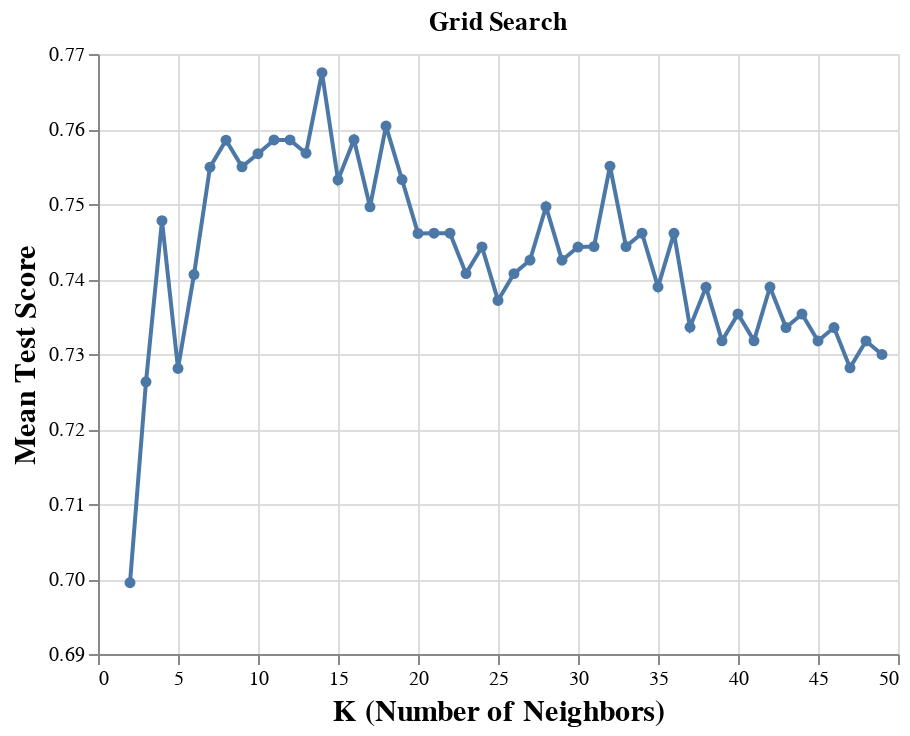

The notebook cell saved with this chart:
### Code cell
accuracy_versus_k_grid = (
    alt.Chart(accuracies_grid, title="Grid Search")
    .mark_line(point=True)
    .encode(
        x=alt.X(
            "param_kneighborsclassifier__n_neighbors",
            title="K (Number of Neighbors)",
            scale=alt.Scale(zero=False),
        ),
        y=alt.Y(
            "mean_test_score", 
            title="Mean Test Score", 
            scale=alt.Scale(zero=False)
        ),
    )
    .configure_axis(labelFontSize=10, titleFontSize=15)
    .properties(width=400, height=300)
)
accuracy_versus_k_grid

### Figure 1 — Vega-Lite specification as saved in the notebook (floating-point values rounded to 4 significant figures)
{"$schema": "https://vega.github.io/schema/vega-lite/v4.17.0.json", "config": {"axis": {"labelFontSize": 10, "titleFontSize": 15}, "view": {"continuousHeight": 300, "continuousWidth": 400}}, "data": {"name": "data-62d740ccc4d432e4b6e292afffe6b417"}, "datasets": {"data-62d740ccc4d432e4b6e292afffe6b417": [{"mean_fit_time": 0.0262, "mean_score_time": 0.03878, "mean_test_score": 0.6995, "param_kneighborsclassifier__n_neighbors": 2, "params": {"kneighborsclassifier__n_neighbors": 2}, "rank_test_score": 48, "split0_test_score": 0.7143, "split1_test_score": 0.6607, "split2_test_score": 0.6429, "split3_test_score": 0.7589, "split4_test_score": 0.7207, "std_fit_time": 0.003569, "std_score_time": 0.002807, "std_test_score": 0.04222}, {"mean_fit_time": 0.0264, "mean_score_time": 0.03718, "mean_test_score": 0.7263, "param_kneighborsclassifier__n_neighbors": 3, "params": {"kneighborsclassifier__n_neighbors": 3}, "rank_test_score": 47, "split0_test_score": 0.75, "split1_test_score": 0.7321, "split2_test_score": 0.6786, "split3_test_score": 0.75, "split4_test_score": 0.7207, "std_fit_time": 0.005208, "std_score_time": 0.0002008, "std_test_score": 0.02633}, {"mean_fit_time": 0.02053, "mean_score_time": 0.03273, "mean_test_score": 0.7478, "param_kneighborsclassifier__n_neighbors": 4, "params": {"kneighborsclassifier__n_neighbors": 4}, "rank_test_score": 16, "split0_test_score": 0.7768, "split1_test_score": 0.7054, "split2_test_score": 0.7054, "split3_test_score": 0.7946, "split4_test_score": 0.7568, "std_fit_time": 0.002518, "std_score_time": 0.003404, "std_test_score": 0.03665}, {"mean_fit_time": 0.02549, "mean_score_time": 0.03748, "mean_test_score": 0.7281, "param_kneighborsclassifier__n_neighbors": 5, "params": {"kneighborsclassifier__n_neighbors": 5}, "rank_test_score": 46, "split0_test_score": 0.7321, "split1_test_score": 0.7321, "split2_test_score": 0.7054, "split3_test_score": 0.75, "split4_test_score": 0.7207, "std_fit_time": 0.004041, "std_score_time": 0.001241, "std_test_score": 0.01472}, {"mean_fit_time": 0.02376, "mean_score_time": 0.04273, "mean_test_score": 0.7406, "param_kneighborsclassifier__n_neighbors": 6, "params": {"kneighborsclassifier__n_neighbors": 6}, "rank_test_score": 30, "split0_test_score": 0.75, "split1_test_score": 0.7321, "split2_test_score": 0.6964, "split3_test_score": 0.7946, "split4_test_score": 0.7297, "std_fit_time": 0.0003129, "std_score_time": 0.01029, "std_test_score": 0.03209}, {"mean_fit_time": 0.0167, "mean_score_time": 0.02258, "mean_test_score": 0.7549, "param_kneighborsclassifier__n_neighbors": 7, "params": {"kneighborsclassifier__n_neighbors": 7}, "rank_test_score": 11, "split0_test_score": 0.7679, "split1_test_score": 0.7768, "split2_test_score": 0.7143, "split3_test_score": 0.7679, "split4_test_score": 0.7477, "std_fit_time": 0.007624, "std_score_time": 0.01342, "std_test_score": 0.02243}, {"mean_fit_time": 0.00811, "mean_score_time": 0.01241, "mean_test_score": 0.7585, "param_kneighborsclassifier__n_neighbors": 8, "params": {"kneighborsclassifier__n_neighbors": 8}, "rank_test_score": 6, "split0_test_score": 0.7946, "split1_test_score": 0.75, "split2_test_score": 0.6875, "split3_test_score": 0.7946, "split4_test_score": 0.7658, "std_fit_time": 0.000688, "std_score_time": 0.0003534, "std_test_score": 0.03944}, {"mean_fit_time": 0.008039, "mean_score_time": 0.013, "mean_test_score": 0.755, "param_kneighborsclassifier__n_neighbors": 9, "params": {"kneighborsclassifier__n_neighbors": 9}, "rank_test_score": 10, "split0_test_score": 0.75, "split1_test_score": 0.7589, "split2_test_score": 0.7143, "split3_test_score": 0.7768, "split4_test_score": 0.7748, "std_fit_time": 0.0002024, "std_score_time": 0.0004603, "std_test_score": 0.02264}, {"mean_fit_time": 0.02945, "mean_score_time": 0.04304, "mean_test_score": 0.7567, "param_kneighborsclassifier__n_neighbors": 10, "params": {"kneighborsclassifier__n_neighbors": 10}, "rank_test_score": 8, "split0_test_score": 0.7857, "split1_test_score": 0.7411, "split2_test_score": 0.7054, "split3_test_score": 0.7946, "split4_test_score": 0.7568, "std_fit_time": 0.02068, "std_score_time": 0.006012, "std_test_score": 0.03213}, {"mean_fit_time": 0.02233, "mean_score_time": 0.03609, "mean_test_score": 0.7585, "param_kneighborsclassifier__n_neighbors": 11, "params": {"kneighborsclassifier__n_neighbors": 11}, "rank_test_score": 5, "split0_test_score": 0.7768, "split1_test_score": 0.7679, "split2_test_score": 0.7232, "split3_test_score": 0.7411, "split4_test_score": 0.7838, "std_fit_time": 9.816e-05, "std_score_time": 0.0002189, "std_test_score": 0.02285}, {"mean_fit_time": 0.01075, "mean_score_time": 0.01514, "mean_test_score": 0.7585, "param_kneighborsclassifier__n_neighbors": 12, "params": {"kneighborsclassifier__n_neighbors": 12}, "rank_test_score": 4, "split0_test_score": 0.7857, "split1_test_score": 0.7589, "split2_test_score": 0.6875, "split3_test_score": 0.7768, "split4_test_score": 0.7838, "std_fit_time": 0.006057, "std_score_time": 0.005769, "std_test_score": 0.03676}, {"mean_fit_time": 0.007517, "mean_score_time": 0.0122, "mean_test_score": 0.7568, "param_kneighborsclassifier__n_neighbors": 13, "params": {"kneighborsclassifier__n_neighbors": 13}, "rank_test_score": 7, "split0_test_score": 0.7679, "split1_test_score": 0.75, "split2_test_score": 0.7054, "split3_test_score": 0.7679, "split4_test_score": 0.7928, "std_fit_time": 6.364e-05, "std_score_time": 9.202e-05, "std_test_score": 0.0291}, {"mean_fit_time": 0.007766, "mean_score_time": 0.01232, "mean_test_score": 0.7675, "param_kneighborsclassifier__n_neighbors": 14, "params": {"kneighborsclassifier__n_neighbors": 14}, "rank_test_score": 1, "split0_test_score": 0.7946, "split1_test_score": 0.7679, "split2_test_score": 0.7054, "split3_test_score": 0.7679, "split4_test_score": 0.8018, "std_fit_time": 0.0001957, "std_score_time": 0.0002696, "std_test_score": 0.03399}, {"mean_fit_time": 0.007198, "mean_score_time": 0.01151, "mean_test_score": 0.7532, "param_kneighborsclassifier__n_neighbors": 15, "params": {"kneighborsclassifier__n_neighbors": 15}, "rank_test_score": 13, "split0_test_score": 0.7768, "split1_test_score": 0.75, "split2_test_score": 0.6786, "split3_test_score": 0.7589, "split4_test_score": 0.8018, "std_fit_time": 0.0001363, "std_score_time": 0.0001086, "std_test_score": 0.04131}, {"mean_fit_time": 0.007164, "mean_score_time": 0.01158, "mean_test_score": 0.7586, "param_kneighborsclassifier__n_neighbors": 16, "params": {"kneighborsclassifier__n_neighbors": 16}, "rank_test_score": 3, "split0_test_score": 0.8036, "split1_test_score": 0.7679, "split2_test_score": 0.6696, "split3_test_score": 0.75, "split4_test_score": 0.8018, "std_fit_time": 0.0001291, "std_score_time": 0.0001717, "std_test_score": 0.04891}, {"mean_fit_time": 0.007732, "mean_score_time": 0.01467, "mean_test_score": 0.7496, "param_kneighborsclassifier__n_neighbors": 17, "params": {"kneighborsclassifier__n_neighbors": 17}, "rank_test_score": 15, "split0_test_score": 0.7679, "split1_test_score": 0.7411, "split2_test_score": 0.6786, "split3_test_score": 0.7679, "split4_test_score": 0.7928, "std_fit_time": 0.0001635, "std_score_time": 0.004611, "std_test_score": 0.03912}, {"mean_fit_time": 0.02404, "mean_score_time": 0.03373, "mean_test_score": 0.7604, "param_kneighborsclassifier__n_neighbors": 18, "params": {"kneighborsclassifier__n_neighbors": 18}, "rank_test_score": 2, "split0_test_score": 0.8036, "split1_test_score": 0.7411, "split2_test_score": 0.6786, "split3_test_score": 0.7589, "split4_test_score": 0.8198, "std_fit_time": 0.001194, "std_score_time": 0.007597, "std_test_score": 0.04993}, {"mean_fit_time": 0.01071, "mean_score_time": 0.01732, "mean_test_score": 0.7533, "param_kneighborsclassifier__n_neighbors": 19, "params": {"kneighborsclassifier__n_neighbors": 19}, "rank_test_score": 12, "split0_test_score": 0.7857, "split1_test_score": 0.7411, "split2_test_score": 0.6518, "split3_test_score": 0.7589, "split4_test_score": 0.8288, "std_fit_time": 0.005798, "std_score_time": 0.009328, "std_test_score": 0.05872}, {"mean_fit_time": 0.02332, "mean_score_time": 0.03763, "mean_test_score": 0.7461, "param_kneighborsclassifier__n_neighbors": 20, "params": {"kneighborsclassifier__n_neighbors": 20}, "rank_test_score": 21, "split0_test_score": 0.7857, "split1_test_score": 0.7321, "split2_test_score": 0.6696, "split3_test_score": 0.7411, "split4_test_score": 0.8018, "std_fit_time": 0.0008614, "std_score_time": 0.0008573, "std_test_score": 0.04634}, {"mean_fit_time": 0.02163, "mean_score_time": 0.03573, "mean_test_score": 0.7461, "param_kneighborsclassifier__n_neighbors": 21, "params": {"kneighborsclassifier__n_neighbors": 21}, "rank_test_score": 17, "split0_test_score": 0.7857, "split1_test_score": 0.7232, "split2_test_score": 0.6518, "split3_test_score": 0.75, "split4_test_score": 0.8198, "std_fit_time": 0.0009181, "std_score_time": 0.001862, "std_test_score": 0.05734}, {"mean_fit_time": 0.02101, "mean_score_time": 0.03413, "mean_test_score": 0.7461, "param_kneighborsclassifier__n_neighbors": 22, "params": {"kneighborsclassifier__n_neighbors": 22}, "rank_test_score": 17, "split0_test_score": 0.7946, "split1_test_score": 0.7232, "split2_test_score": 0.6518, "split3_test_score": 0.7411, "split4_test_score": 0.8198, "std_fit_time": 0.0002635, "std_score_time": 7.57e-05, "std_test_score": 0.05871}, {"mean_fit_time": 0.01026, "mean_score_time": 0.01334, "mean_test_score": 0.7407, "param_kneighborsclassifier__n_neighbors": 23, "params": {"kneighborsclassifier__n_neighbors": 23}, "rank_test_score": 28, "split0_test_score": 0.7768, "split1_test_score": 0.7232, "split2_test_score": 0.6696, "split3_test_score": 0.7321, "split4_test_score": 0.8018, "std_fit_time": 0.005295, "std_score_time": 0.001869, "std_test_score": 0.04575}, {"mean_fit_time": 0.007556, "mean_score_time": 0.01243, "mean_test_score": 0.7443, "param_kneighborsclassifier__n_neighbors": 24, "params": {"kneighborsclassifier__n_neighbors": 24}, "rank_test_score": 24, "split0_test_score": 0.7679, "split1_test_score": 0.7143, "split2_test_score": 0.6786, "split3_test_score": 0.7679, "split4_test_score": 0.7928, "std_fit_time": 0.0001802, "std_score_time": 0.0003896, "std_test_score": 0.04167}, {"mean_fit_time": 0.00806, "mean_score_time": 0.01309, "mean_test_score": 0.7371, "param_kneighborsclassifier__n_neighbors": 25, "params": {"kneighborsclassifier__n_neighbors": 25}, "rank_test_score": 34, "split0_test_score": 0.75, "split1_test_score": 0.7143, "split2_test_score": 0.6607, "split3_test_score": 0.7589, "split4_test_score": 0.8018, "std_fit_time": 0.0004787, "std_score_time": 0.0006746, "std_test_score": 0.0473}, {"mean_fit_time": 0.007905, "mean_score_time": 0.01243, "mean_test_score": 0.7407, "param_kneighborsclassifier__n_neighbors": 26, "params": {"kneighborsclassifier__n_neighbors": 26}, "rank_test_score": 28, "split0_test_score": 0.7679, "split1_test_score": 0.7143, "split2_test_score": 0.6786, "split3_test_score": 0.7411, "split4_test_score": 0.8018, "std_fit_time": 0.0006944, "std_score_time": 0.0003447, "std_test_score": 0.04249}, {"mean_fit_time": 0.01057, "mean_score_time": 0.01762, "mean_test_score": 0.7425, "param_kneighborsclassifier__n_neighbors": 27, "params": {"kneighborsclassifier__n_neighbors": 27}, "rank_test_score": 26, "split0_test_score": 0.7679, "split1_test_score": 0.7143, "split2_test_score": 0.6786, "split3_test_score": 0.75, "split4_test_score": 0.8018, "std_fit_time": 0.006003, "std_score_time": 0.009902, "std_test_score": 0.04266}, {"mean_fit_time": 0.02273, "mean_score_time": 0.03761, "mean_test_score": 0.7496, "param_kneighborsclassifier__n_neighbors": 28, "params": {"kneighborsclassifier__n_neighbors": 28}, "rank_test_score": 14, "split0_test_score": 0.7857, "split1_test_score": 0.7143, "split2_test_score": 0.6875, "split3_test_score": 0.7589, "split4_test_score": 0.8018, "std_fit_time": 0.0002205, "std_score_time": 9.003e-05, "std_test_score": 0.04294}, {"mean_fit_time": 0.02199, "mean_score_time": 0.03206, "mean_test_score": 0.7425, "param_kneighborsclassifier__n_neighbors": 29, "params": {"kneighborsclassifier__n_neighbors": 29}, "rank_test_score": 26, "split0_test_score": 0.75, "split1_test_score": 0.7143, "split2_test_score": 0.7054, "split3_test_score": 0.7411, "split4_test_score": 0.8018, "std_fit_time": 0.006193, "std_score_time": 0.003465, "std_test_score": 0.03391}, {"mean_fit_time": 0.01881, "mean_score_time": 0.03015, "mean_test_score": 0.7443, "param_kneighborsclassifier__n_neighbors": 30, "params": {"kneighborsclassifier__n_neighbors": 30}, "rank_test_score": 25, "split0_test_score": 0.7679, "split1_test_score": 0.7232, "split2_test_score": 0.6964, "split3_test_score": 0.75, "split4_test_score": 0.7838, "std_fit_time": 0.0007782, "std_score_time": 0.0003614, "std_test_score": 0.03125}, {"mean_fit_time": 0.02295, "mean_score_time": 0.03666, "mean_test_score": 0.7443, "param_kneighborsclassifier__n_neighbors": 31, "params": {"kneighborsclassifier__n_neighbors": 31}, "rank_test_score": 22, "split0_test_score": 0.7679, "split1_test_score": 0.7232, "split2_test_score": 0.6786, "split3_test_score": 0.7321, "split4_test_score": 0.8198, "std_fit_time": 0.001716, "std_score_time": 0.0005179, "std_test_score": 0.04727}, {"mean_fit_time": 0.02182, "mean_score_time": 0.03219, "mean_test_score": 0.755, "param_kneighborsclassifier__n_neighbors": 32, "params": {"kneighborsclassifier__n_neighbors": 32}, "rank_test_score": 9, "split0_test_score": 0.7946, "split1_test_score": 0.7411, "split2_test_score": 0.6786, "split3_test_score": 0.7411, "split4_test_score": 0.8198, "std_fit_time": 0.0006811, "std_score_time": 0.009486, "std_test_score": 0.04899}, {"mean_fit_time": 0.008398, "mean_score_time": 0.01398, "mean_test_score": 0.7443, "param_kneighborsclassifier__n_neighbors": 33, "params": {"kneighborsclassifier__n_neighbors": 33}, "rank_test_score": 23, "split0_test_score": 0.7768, "split1_test_score": 0.7321, "split2_test_score": 0.6696, "split3_test_score": 0.7232, "split4_test_score": 0.8198, "std_fit_time": 0.0003774, "std_score_time": 0.0002571, "std_test_score": 0.05084}, {"mean_fit_time": 0.00833, "mean_score_time": 0.01382, "mean_test_score": 0.7461, "param_kneighborsclassifier__n_neighbors": 34, "params": {"kneighborsclassifier__n_neighbors": 34}, "rank_test_score": 17, "split0_test_score": 0.7768, "split1_test_score": 0.7232, "split2_test_score": 0.6696, "split3_test_score": 0.7411, "split4_test_score": 0.8198, "std_fit_time": 0.0002986, "std_score_time": 0.0004126, "std_test_score": 0.05054}, {"mean_fit_time": 0.007798, "mean_score_time": 0.01314, "mean_test_score": 0.7389, "param_kneighborsclassifier__n_neighbors": 35, "params": {"kneighborsclassifier__n_neighbors": 35}, "rank_test_score": 31, "split0_test_score": 0.7589, "split1_test_score": 0.7232, "split2_test_score": 0.6696, "split3_test_score": 0.7321, "split4_test_score": 0.8108, "std_fit_time": 0.0003675, "std_score_time": 0.0005404, "std_test_score": 0.04617}, {"mean_fit_time": 0.008631, "mean_score_time": 0.01434, "mean_test_score": 0.7461, "param_kneighborsclassifier__n_neighbors": 36, "params": {"kneighborsclassifier__n_neighbors": 36}, "rank_test_score": 20, "split0_test_score": 0.7857, "split1_test_score": 0.7232, "split2_test_score": 0.6786, "split3_test_score": 0.7321, "split4_test_score": 0.8108, "std_fit_time": 0.0004761, "std_score_time": 0.0002259, "std_test_score": 0.04698}, {"mean_fit_time": 0.008729, "mean_score_time": 0.02141, "mean_test_score": 0.7336, "param_kneighborsclassifier__n_neighbors": 37, "params": {"kneighborsclassifier__n_neighbors": 37}, "rank_test_score": 37, "split0_test_score": 0.7679, "split1_test_score": 0.7232, "split2_test_score": 0.6429, "split3_test_score": 0.7321, "split4_test_score": 0.8018, "std_fit_time": 0.0002473, "std_score_time": 0.01489, "std_test_score": 0.05323}, {"mean_fit_time": 0.007942, "mean_score_time": 0.0134, "mean_test_score": 0.7389, "param_kneighborsclassifier__n_neighbors": 38, "params": {"kneighborsclassifier__n_neighbors": 38}, "rank_test_score": 33, "split0_test_score": 0.7946, "split1_test_score": 0.7143, "split2_test_score": 0.6607, "split3_test_score": 0.7321, "split4_test_score": 0.7928, "std_fit_time": 0.0004727, "std_score_time": 0.001867, "std_test_score": 0.05055}, {"mean_fit_time": 0.007194, "mean_score_time": 0.01205, "mean_test_score": 0.7318, "param_kneighborsclassifier__n_neighbors": 39, "params": {"kneighborsclassifier__n_neighbors": 39}, "rank_test_score": 40, "split0_test_score": 0.7768, "split1_test_score": 0.7143, "split2_test_score": 0.6518, "split3_test_score": 0.7321, "split4_test_score": 0.7838, "std_fit_time": 0.0001434, "std_score_time": 0.0002342, "std_test_score": 0.04782}, {"mean_fit_time": 0.007042, "mean_score_time": 0.0119, "mean_test_score": 0.7353, "param_kneighborsclassifier__n_neighbors": 40, "params": {"kneighborsclassifier__n_neighbors": 40}, "rank_test_score": 35, "split0_test_score": 0.7946, "split1_test_score": 0.7143, "split2_test_score": 0.6429, "split3_test_score": 0.7321, "split4_test_score": 0.7928, "std_fit_time": 3.703e-05, "std_score_time": 0.0001743, "std_test_score": 0.05626}, {"mean_fit_time": 0.007142, "mean_score_time": 0.01224, "mean_test_score": 0.7318, "param_kneighborsclassifier__n_neighbors": 41, "params": {"kneighborsclassifier__n_neighbors": 41}, "rank_test_score": 40, "split0_test_score": 0.7857, "split1_test_score": 0.7143, "split2_test_score": 0.6429, "split3_test_score": 0.7321, "split4_test_score": 0.7838, "std_fit_time": 0.0002222, "std_score_time": 0.0003214, "std_test_score": 0.05259}, {"mean_fit_time": 0.007826, "mean_score_time": 0.01329, "mean_test_score": 0.7389, "param_kneighborsclassifier__n_neighbors": 42, "params": {"kneighborsclassifier__n_neighbors": 42}, "rank_test_score": 32, "split0_test_score": 0.7768, "split1_test_score": 0.7232, "split2_test_score": 0.6518, "split3_test_score": 0.7411, "split4_test_score": 0.8018, "std_fit_time": 0.0003856, "std_score_time": 0.00043, "std_test_score": 0.05144}, {"mean_fit_time": 0.007612, "mean_score_time": 0.01246, "mean_test_score": 0.7335, "param_kneighborsclassifier__n_neighbors": 43, "params": {"kneighborsclassifier__n_neighbors": 43}, "rank_test_score": 38, "split0_test_score": 0.7857, "split1_test_score": 0.7143, "split2_test_score": 0.6518, "split3_test_score": 0.7411, "split4_test_score": 0.7748, "std_fit_time": 0.0004064, "std_score_time": 0.0004511, "std_test_score": 0.04803}, {"mean_fit_time": 0.007128, "mean_score_time": 0.01207, "mean_test_score": 0.7353, "param_kneighborsclassifier__n_neighbors": 44, "params": {"kneighborsclassifier__n_neighbors": 44}, "rank_test_score": 36, "split0_test_score": 0.7857, "split1_test_score": 0.7232, "split2_test_score": 0.6429, "split3_test_score": 0.7411, "split4_test_score": 0.7838, "std_fit_time": 0.0001436, "std_score_time": 9.601e-05, "std_test_score": 0.05219}, {"mean_fit_time": 0.007307, "mean_score_time": 0.01225, "mean_test_score": 0.7317, "param_kneighborsclassifier__n_neighbors": 45, "params": {"kneighborsclassifier__n_neighbors": 45}, "rank_test_score": 42, "split0_test_score": 0.7857, "split1_test_score": 0.7054, "split2_test_score": 0.6518, "split3_test_score": 0.7411, "split4_test_score": 0.7748, "std_fit_time": 0.0002598, "std_score_time": 0.0001883, "std_test_score": 0.04887}, {"mean_fit_time": 0.007128, "mean_score_time": 0.01226, "mean_test_score": 0.7335, "param_kneighborsclassifier__n_neighbors": 46, "params": {"kneighborsclassifier__n_neighbors": 46}, "rank_test_score": 38, "split0_test_score": 0.7768, "split1_test_score": 0.7232, "split2_test_score": 0.6518, "split3_test_score": 0.7411, "split4_test_score": 0.7748, "std_fit_time": 0.0001013, "std_score_time": 0.0002421, "std_test_score": 0.04565}, {"mean_fit_time": 0.007094, "mean_score_time": 0.01221, "mean_test_score": 0.7282, "param_kneighborsclassifier__n_neighbors": 47, "params": {"kneighborsclassifier__n_neighbors": 47}, "rank_test_score": 45, "split0_test_score": 0.7768, "split1_test_score": 0.7143, "split2_test_score": 0.6429, "split3_test_score": 0.7411, "split4_test_score": 0.7658, "std_fit_time": 0.0001223, "std_score_time": 0.0004158, "std_test_score": 0.04778}, {"mean_fit_time": 0.007236, "mean_score_time": 0.01245, "mean_test_score": 0.7317, "param_kneighborsclassifier__n_neighbors": 48, "params": {"kneighborsclassifier__n_neighbors": 48}, "rank_test_score": 42, "split0_test_score": 0.7768, "split1_test_score": 0.7143, "split2_test_score": 0.6518, "split3_test_score": 0.7411, "split4_test_score": 0.7748, "std_fit_time": 0.0001277, "std_score_time": 0.0002172, "std_test_score": 0.04619}, {"mean_fit_time": 0.007235, "mean_score_time": 0.01217, "mean_test_score": 0.7299, "param_kneighborsclassifier__n_neighbors": 49, "params": {"kneighborsclassifier__n_neighbors": 49}, "rank_test_score": 44, "split0_test_score": 0.7768, "split1_test_score": 0.7143, "split2_test_score": 0.6518, "split3_test_score": 0.7411, "split4_test_score": 0.7658, "std_fit_time": 0.0002323, "std_score_time": 0.000377, "std_test_score": 0.04462}]}, "encoding": {"x": {"field": "param_kneighborsclassifier__n_neighbors", "scale": {"zero": false}, "title": "K (Number of Neighbors)", "type": "quantitative"}, "y": {"field": "mean_test_score", "scale": {"zero": false}, "title": "Mean Test Score", "type": "quantitative"}}, "height": 300, "mark": {"point": true, "type": "line"}, "title": "Grid Search", "width": 400}
